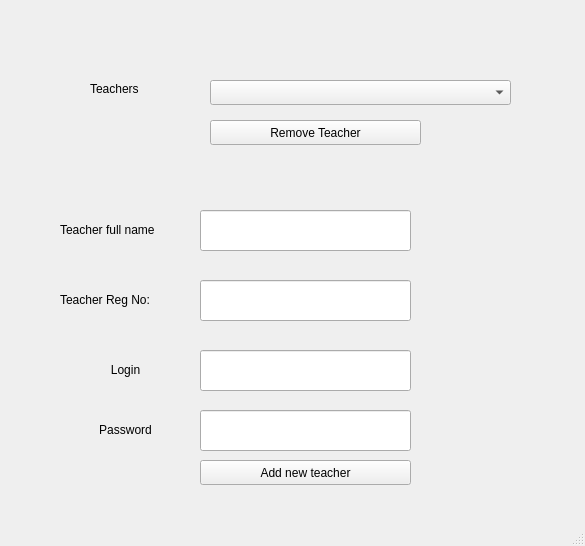
<?xml version="1.0" encoding="UTF-8"?>
<ui version="4.0">
 <class>MainWindow</class>
 <widget class="QMainWindow" name="MainWindow">
  <property name="geometry">
   <rect>
    <x>0</x>
    <y>0</y>
    <width>585</width>
    <height>546</height>
   </rect>
  </property>
  <property name="windowTitle">
   <string>Result Sheet</string>
  </property>
  <widget class="QWidget" name="centralwidget">
   <widget class="QStackedWidget" name="stackedWidget">
    <property name="geometry">
     <rect>
      <x>20</x>
      <y>10</y>
      <width>551</width>
      <height>501</height>
     </rect>
    </property>
    <property name="currentIndex">
     <number>2</number>
    </property>
    <widget class="QWidget" name="page_teacher">
     <widget class="QLabel" name="label_2">
      <property name="geometry">
       <rect>
        <x>0</x>
        <y>100</y>
        <width>81</width>
        <height>41</height>
       </rect>
      </property>
      <property name="text">
       <string>Students</string>
      </property>
     </widget>
     <widget class="QPushButton" name="addStudentButton">
      <property name="geometry">
       <rect>
        <x>170</x>
        <y>470</y>
        <width>131</width>
        <height>25</height>
       </rect>
      </property>
      <property name="text">
       <string>Add new Student</string>
      </property>
     </widget>
     <widget class="QPushButton" name="addGroupButton">
      <property name="geometry">
       <rect>
        <x>10</x>
        <y>470</y>
        <width>121</width>
        <height>25</height>
       </rect>
      </property>
      <property name="text">
       <string>Add new Group</string>
      </property>
     </widget>
     <widget class="QComboBox" name="groupStudents">
      <property name="geometry">
       <rect>
        <x>80</x>
        <y>110</y>
        <width>321</width>
        <height>25</height>
       </rect>
      </property>
     </widget>
     <widget class="QPushButton" name="addSubjectButton">
      <property name="geometry">
       <rect>
        <x>350</x>
        <y>470</y>
        <width>131</width>
        <height>25</height>
       </rect>
      </property>
      <property name="text">
       <string>Add new Subject</string>
      </property>
     </widget>
     <widget class="QPushButton" name="showSubjects">
      <property name="geometry">
       <rect>
        <x>410</x>
        <y>150</y>
        <width>121</width>
        <height>25</height>
       </rect>
      </property>
      <property name="text">
       <string>Show Subjects</string>
      </property>
     </widget>
     <widget class="QComboBox" name="teacherGroups">
      <property name="geometry">
       <rect>
        <x>80</x>
        <y>70</y>
        <width>321</width>
        <height>25</height>
       </rect>
      </property>
     </widget>
     <widget class="QPushButton" name="showStudents">
      <property name="geometry">
       <rect>
        <x>410</x>
        <y>110</y>
        <width>121</width>
        <height>25</height>
       </rect>
      </property>
      <property name="text">
       <string>Show Students</string>
      </property>
     </widget>
     <widget class="QLabel" name="label">
      <property name="geometry">
       <rect>
        <x>0</x>
        <y>60</y>
        <width>81</width>
        <height>41</height>
       </rect>
      </property>
      <property name="text">
       <string>Groups</string>
      </property>
     </widget>
     <widget class="QTableWidget" name="resultList">
      <property name="geometry">
       <rect>
        <x>80</x>
        <y>150</y>
        <width>321</width>
        <height>281</height>
       </rect>
      </property>
     </widget>
     <widget class="QComboBox" name="teachersList">
      <property name="geometry">
       <rect>
        <x>80</x>
        <y>30</y>
        <width>321</width>
        <height>25</height>
       </rect>
      </property>
     </widget>
     <widget class="QLabel" name="label_3">
      <property name="geometry">
       <rect>
        <x>0</x>
        <y>20</y>
        <width>81</width>
        <height>41</height>
       </rect>
      </property>
      <property name="text">
       <string>teacher</string>
      </property>
     </widget>
     <widget class="QPushButton" name="showGroups">
      <property name="geometry">
       <rect>
        <x>410</x>
        <y>70</y>
        <width>121</width>
        <height>25</height>
       </rect>
      </property>
      <property name="text">
       <string>Show Groups</string>
      </property>
     </widget>
     <widget class="QLabel" name="label_4">
      <property name="geometry">
       <rect>
        <x>140</x>
        <y>-10</y>
        <width>261</width>
        <height>31</height>
       </rect>
      </property>
      <property name="text">
       <string>Result Sheet</string>
      </property>
      <property name="textFormat">
       <enum>Qt::AutoText</enum>
      </property>
      <property name="alignment">
       <set>Qt::AlignCenter</set>
      </property>
      <property name="textInteractionFlags">
       <set>Qt::LinksAccessibleByMouse|Qt::TextSelectableByMouse</set>
      </property>
     </widget>
     <widget class="QPushButton" name="removeGroup">
      <property name="geometry">
       <rect>
        <x>10</x>
        <y>440</y>
        <width>121</width>
        <height>25</height>
       </rect>
      </property>
      <property name="text">
       <string>Remove Group</string>
      </property>
     </widget>
     <widget class="QPushButton" name="removeStudent">
      <property name="geometry">
       <rect>
        <x>170</x>
        <y>440</y>
        <width>131</width>
        <height>25</height>
       </rect>
      </property>
      <property name="text">
       <string>Remove Student</string>
      </property>
     </widget>
     <widget class="QPushButton" name="removeSubject">
      <property name="geometry">
       <rect>
        <x>350</x>
        <y>440</y>
        <width>131</width>
        <height>25</height>
       </rect>
      </property>
      <property name="text">
       <string>Remove Subject</string>
      </property>
     </widget>
    </widget>
    <widget class="QWidget" name="page_2">
     <widget class="QLabel" name="label_5">
      <property name="geometry">
       <rect>
        <x>150</x>
        <y>120</y>
        <width>67</width>
        <height>17</height>
       </rect>
      </property>
      <property name="text">
       <string>login</string>
      </property>
     </widget>
     <widget class="QLabel" name="label_6">
      <property name="geometry">
       <rect>
        <x>146</x>
        <y>190</y>
        <width>71</width>
        <height>20</height>
       </rect>
      </property>
      <property name="text">
       <string>password</string>
      </property>
     </widget>
     <widget class="QPushButton" name="enterToApp">
      <property name="geometry">
       <rect>
        <x>190</x>
        <y>270</y>
        <width>221</width>
        <height>41</height>
       </rect>
      </property>
      <property name="text">
       <string>enter</string>
      </property>
     </widget>
     <widget class="QLineEdit" name="loginEntry">
      <property name="geometry">
       <rect>
        <x>240</x>
        <y>104</y>
        <width>191</width>
        <height>51</height>
       </rect>
      </property>
      <property name="inputMask">
       <string/>
      </property>
     </widget>
     <widget class="QLineEdit" name="passwordEntry">
      <property name="geometry">
       <rect>
        <x>240</x>
        <y>170</y>
        <width>191</width>
        <height>51</height>
       </rect>
      </property>
     </widget>
    </widget>
    <widget class="QWidget" name="page_3">
     <widget class="QComboBox" name="teacherListForAdmin">
      <property name="geometry">
       <rect>
        <x>190</x>
        <y>70</y>
        <width>301</width>
        <height>25</height>
       </rect>
      </property>
     </widget>
     <widget class="QLabel" name="label_7">
      <property name="geometry">
       <rect>
        <x>70</x>
        <y>70</y>
        <width>67</width>
        <height>17</height>
       </rect>
      </property>
      <property name="text">
       <string>Teachers</string>
      </property>
     </widget>
     <widget class="QPushButton" name="addNewTeacher">
      <property name="geometry">
       <rect>
        <x>180</x>
        <y>450</y>
        <width>211</width>
        <height>25</height>
       </rect>
      </property>
      <property name="text">
       <string>Add new teacher</string>
      </property>
     </widget>
     <widget class="QPushButton" name="removeTeacher">
      <property name="geometry">
       <rect>
        <x>190</x>
        <y>110</y>
        <width>211</width>
        <height>25</height>
       </rect>
      </property>
      <property name="text">
       <string>Remove Teacher</string>
      </property>
     </widget>
     <widget class="QLineEdit" name="teacherName">
      <property name="geometry">
       <rect>
        <x>180</x>
        <y>200</y>
        <width>211</width>
        <height>41</height>
       </rect>
      </property>
     </widget>
     <widget class="QLineEdit" name="teacherAdmNo">
      <property name="geometry">
       <rect>
        <x>180</x>
        <y>270</y>
        <width>211</width>
        <height>41</height>
       </rect>
      </property>
     </widget>
     <widget class="QLineEdit" name="teacherLogin">
      <property name="geometry">
       <rect>
        <x>180</x>
        <y>340</y>
        <width>211</width>
        <height>41</height>
       </rect>
      </property>
     </widget>
     <widget class="QLineEdit" name="teacherPass">
      <property name="geometry">
       <rect>
        <x>180</x>
        <y>400</y>
        <width>211</width>
        <height>41</height>
       </rect>
      </property>
     </widget>
     <widget class="QLabel" name="label_8">
      <property name="geometry">
       <rect>
        <x>40</x>
        <y>210</y>
        <width>131</width>
        <height>20</height>
       </rect>
      </property>
      <property name="text">
       <string>Teacher full name</string>
      </property>
     </widget>
     <widget class="QLabel" name="label_9">
      <property name="geometry">
       <rect>
        <x>40</x>
        <y>280</y>
        <width>131</width>
        <height>20</height>
       </rect>
      </property>
      <property name="text">
       <string>Teacher Reg No:</string>
      </property>
     </widget>
     <widget class="QLabel" name="label_10">
      <property name="geometry">
       <rect>
        <x>40</x>
        <y>350</y>
        <width>131</width>
        <height>20</height>
       </rect>
      </property>
      <property name="text">
       <string>Login</string>
      </property>
      <property name="alignment">
       <set>Qt::AlignCenter</set>
      </property>
     </widget>
     <widget class="QLabel" name="label_11">
      <property name="geometry">
       <rect>
        <x>40</x>
        <y>410</y>
        <width>131</width>
        <height>20</height>
       </rect>
      </property>
      <property name="text">
       <string>Password</string>
      </property>
      <property name="alignment">
       <set>Qt::AlignCenter</set>
      </property>
     </widget>
    </widget>
    <widget class="QWidget" name="page">
     <widget class="QPushButton" name="adminClicked">
      <property name="geometry">
       <rect>
        <x>130</x>
        <y>110</y>
        <width>301</width>
        <height>31</height>
       </rect>
      </property>
      <property name="text">
       <string>Login As Administrator</string>
      </property>
     </widget>
     <widget class="QPushButton" name="teacherClicked">
      <property name="geometry">
       <rect>
        <x>130</x>
        <y>160</y>
        <width>301</width>
        <height>31</height>
       </rect>
      </property>
      <property name="text">
       <string>Login As Teacher</string>
      </property>
     </widget>
     <widget class="QPushButton" name="studentClicked">
      <property name="geometry">
       <rect>
        <x>130</x>
        <y>220</y>
        <width>301</width>
        <height>31</height>
       </rect>
      </property>
      <property name="text">
       <string>Continue As Student</string>
      </property>
     </widget>
    </widget>
   </widget>
  </widget>
  <widget class="QMenuBar" name="menubar">
   <property name="geometry">
    <rect>
     <x>0</x>
     <y>0</y>
     <width>585</width>
     <height>22</height>
    </rect>
   </property>
  </widget>
  <widget class="QStatusBar" name="statusbar"/>
 </widget>
 <resources/>
 <connections/>
</ui>
